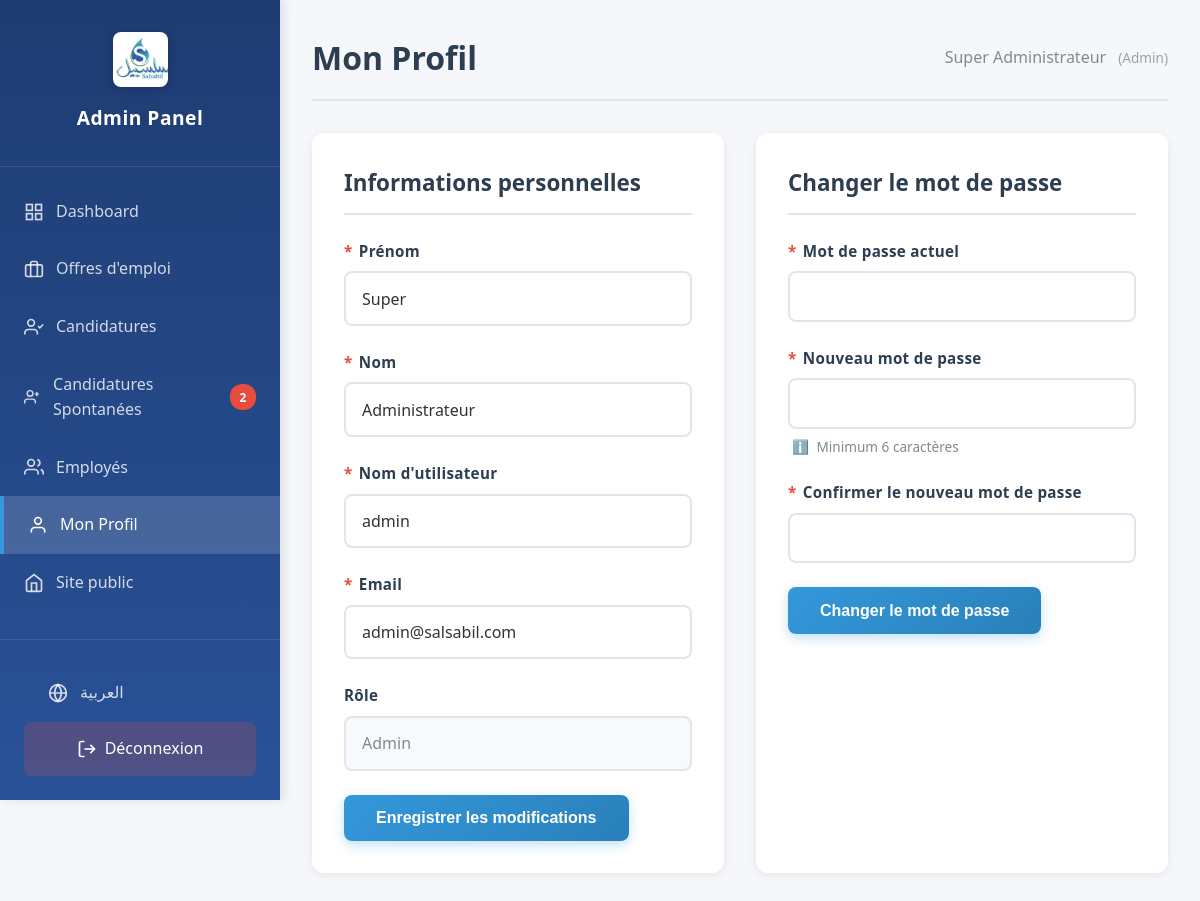
The app's page /admin/profile (signed in) with its own data.
### tables this page shows
CREATE TABLE employees (
            id INTEGER PRIMARY KEY AUTOINCREMENT,
            username TEXT UNIQUE NOT NULL,
            password TEXT NOT NULL,
            prenom TEXT NOT NULL,
            nom TEXT NOT NULL,
            email TEXT UNIQUE NOT NULL,
            role TEXT NOT NULL,
            status TEXT DEFAULT 'actif',
            date_creation TEXT DEFAULT CURRENT_TIMESTAMP
        );

### app.py (the view)
@app.route('/admin/profile')
@login_required
def admin_profile():
    all_applications = get_all_applications()
    regular_applications = [app for app in all_applications if app.get('job_id') != 0]
    spontaneous_count = len([app for app in all_applications if app.get('job_id') == 0])
    current_user = get_current_user()
    permissions = has_permission(None)
    return render_template('admin/profile.html',
                         current_user=current_user,
                         jobs=get_all_jobs(),
                         applications=regular_applications,
                         permissions=permissions,
                         spontaneous_count=spontaneous_count)

### app.py (called while the page is built)
def get_current_user():
    if 'user_id' in session:
        return get_employee_by_id(session['user_id'])
    return None

def has_permission(permission):
    user = get_current_user()
    if not user:
        return {} if permission is None else False
    user_permissions = ROLE_PERMISSIONS.get(user['role'], {})
    if permission is None:
        return user_permissions
    else:
        return user_permissions.get(permission, False)

def login_required(f):
    from functools import wraps
    @wraps(f)
    def decorated_function(*args, **kwargs):
        if not session.get('logged_in'):
            flash('Veuillez vous connecter', 'error')
            return redirect(url_for('admin_login'))
        return f(*args, **kwargs)
    return decorated_function

### database.py (called while the page is built)
def get_db_connection():
    conn = sqlite3.connect(DATABASE)
    conn.row_factory = sqlite3.Row
    return conn

### models.py (called while the page is built, shortened)
def get_employee_by_id(emp_id):
    conn = get_db_connection()
    employee = conn.execute('SELECT * FROM employees WHERE id = ?', (emp_id,)).fetchone()
    conn.close()
    return dict(employee) if employee else None

def get_all_jobs():
    conn = get_db_connection()
    jobs = conn.execute('SELECT * FROM jobs ORDER BY id DESC').fetchall()
    conn.close()
    result = []
    return result

def get_all_applications():
    conn = get_db_connection()
    applications = conn.execute('SELECT * FROM applications ORDER BY id DESC').fetchall()
    conn.close()
    return [dict(app) for app in applications]

### templates/admin/profile.html (shortened to what this page needs)
<!DOCTYPE html>
<html lang="{% if lang == 'ar' %}ar{% else %}fr{% endif %}" {% if lang == 'ar' %}dir="rtl"{% endif %}>
<head>
    <link rel="stylesheet" href="{{ url_for('static', filename='css/style.css') }}">
    <link rel="stylesheet" href="{{ url_for('static', filename='css/admin.css') }}">
</head>
<body>
    <div class="admin-layout">
        <aside class="admin-sidebar">
            <div class="sidebar-header">
                <img src="{{ url_for('static', filename='img/logo.jpeg') }}" alt="Logo Salsabil" class="logo-img">
                <h3>{% if lang == 'ar' %}لوحة التحكم{% else %}Admin Panel{% endif %}</h3>
            </div>
            <nav class="sidebar-nav">
                <a href="{{ url_for('admin_dashboard_ar' if lang == 'ar' else 'admin_dashboard') }}" class="nav-item">
                    <svg width="20" height="20" viewBox="0 0 24 24" fill="none" stroke="currentColor" stroke-width="2">
                        <rect x="3" y="3" width="7" height="7"></rect>
                        <rect x="14" y="3" width="7" height="7"></rect>
                        <rect x="14" y="14" width="7" height="7"></rect>
                        <rect x="3" y="14" width="7" height="7"></rect>
                    </svg>
                    {% if lang == 'ar' %}لوحة التحكم{% else %}Dashboard{% endif %}
                </a>
                <a href="{{ url_for('admin_jobs_ar' if lang == 'ar' else 'admin_jobs') }}" class="nav-item">
                    <svg width="20" height="20" viewBox="0 0 24 24" fill="none" stroke="currentColor" stroke-width="2">
                        <rect x="2" y="7" width="20" height="14" rx="2" ry="2"></rect>
                        <path d="M16 21V5a2 2 0 0 0-2-2h-4a2 2 0 0 0-2 2v16"></path>
                    </svg>
                    {% if lang == 'ar' %}عروض العمل{% else %}Offres d'emploi{% endif %}
                </a>
                <a href="{{ url_for('admin_applications_ar' if lang == 'ar' else 'admin_applications') }}" class="nav-item">
                    <svg width="20" height="20" viewBox="0 0 24 24" fill="none" stroke="currentColor" stroke-width="2">
                        <path d="M16 21v-2a4 4 0 0 0-4-4H5a4 4 0 0 0-4 4v2"></path>
                        <circle cx="8.5" cy="7" r="4"></circle>
                        <polyline points="17 11 19 13 23 9"></polyline>
                    </svg>
                    {% if lang == 'ar' %}الطلبات{% else %}Candidatures{% endif %}
                </a>
                <a href="{{ url_for('admin_spontaneous_applications_ar' if lang == 'ar' else 'admin_spontaneous_applications') }}" class="nav-item">
                    <svg width="20" height="20" viewBox="0 0 24 24" fill="none" stroke="currentColor" stroke-width="2">
                        <path d="M16 21v-2a4 4 0 0 0-4-4H5a4 4 0 0 0-4 4v2"></path>
                        <circle cx="8.5" cy="7" r="4"></circle>
                        <path d="M15 8h6m-3-3v6"></path>
                    </svg>
                    {% if lang == 'ar' %}طلبات عفوية{% else %}Candidatures Spontanées{% endif %}
                    {% if spontaneous_count > 0 %}
                    <span class="badge">{{ spontaneous_count }}</span>
                    {% endif %}
                </a>
                {% if permissions and permissions.view_employees %}
                <a href="{{ url_for('admin_employees_ar' if lang == 'ar' else 'admin_employees') }}" class="nav-item">
                    <svg width="20" height="20" viewBox="0 0 24 24" fill="none" stroke="currentColor" stroke-width="2">
                        <path d="M17 21v-2a4 4 0 0 0-4-4H5a4 4 0 0 0-4 4v2"></path>
                        <circle cx="8.5" cy="7" r="4"></circle>
                        <path d="M23 21v-2a4 4 0 0 0-3-3.87"></path>
                        <path d="M16 3.13a4 4 0 0 1 0 7.75"></path>
                    </svg>
                    {% if lang == 'ar' %}الموظفون{% else %}Employés{% endif %}
                </a>
                {% endif %}
                <a href="{{ url_for('admin_profile_ar' if lang == 'ar' else 'admin_profile') }}" class="nav-item active">
                    <svg width="20" height="20" viewBox="0 0 24 24" fill="none" stroke="currentColor" stroke-width="2">
                        <path d="M20 21v-2a4 4 0 0 0-4-4H8a4 4 0 0 0-4 4v2"></path>
                        <circle cx="12" cy="7" r="4"></circle>
                    </svg>
                    {% if lang == 'ar' %}ملفي الشخصي{% else %}Mon Profil{% endif %}
                </a>
                <a href="{{ url_for('jobs_ar' if lang == 'ar' else 'jobs') }}" class="nav-item">
                    <svg width="20" height="20" viewBox="0 0 24 24" fill="none" stroke="currentColor" stroke-width="2">
                        <path d="M3 9l9-7 9 7v11a2 2 0 0 1-2 2H5a2 2 0 0 1-2-2z"></path>
                        <polyline points="9 22 9 12 15 12 15 22"></polyline>
                    </svg>
                    {% if lang == 'ar' %}الموقع العام{% else %}Site public{% endif %}
                </a>
            </nav>
            <div class="sidebar-footer">
                {% if lang == 'ar' %}
                <a href="{{ url_for('admin_profile') }}" class="nav-item lang-switch">
                    <svg width="20" height="20" viewBox="0 0 24 24" fill="none" stroke="currentColor" stroke-width="2">
                        <circle cx="12" cy="12" r="10"></circle>
                        <path d="M2 12h20M12 2a15.3 15.3 0 0 1 4 10 15.3 15.3 0 0 1-4 10 15.3 15.3 0 0 1-4-10 15.3 15.3 0 0 1 4-10z"></path>
                    </svg>
                    Français
                </a>
                {% else %}
                <a href="{{ url_for('admin_profile_ar') }}" class="nav-item lang-switch">
                    <svg width="20" height="20" viewBox="0 0 24 24" fill="none" stroke="currentColor" stroke-width="2">
                        <circle cx="12" cy="12" r="10"></circle>
                        <path d="M2 12h20M12 2a15.3 15.3 0 0 1 4 10 15.3 15.3 0 0 1-4 10 15.3 15.3 0 0 1-4-10 15.3 15.3 0 0 1 4-10z"></path>
                    </svg>
                    العربية
                </a>
                {% endif %}
                <a href="{{ url_for('admin_logout') }}" class="btn-logout">
                    <svg width="20" height="20" viewBox="0 0 24 24" fill="none" stroke="currentColor" stroke-width="2">
                        <path d="M9 21H5a2 2 0 0 1-2-2V5a2 2 0 0 1 2-2h4"></path>
                        <polyline points="16 17 21 12 16 7"></polyline>
                        <line x1="21" y1="12" x2="9" y2="12"></line>
                    </svg>
                    {% if lang == 'ar' %}تسجيل الخروج{% else %}Déconnexion{% endif %}
                </a>
            </div>
        </aside>
        <main class="admin-main">
            <header class="admin-header">
                <h1>{% if lang == 'ar' %}ملفي الشخصي{% else %}Mon Profil{% endif %}</h1>
                <div class="admin-user">
                    <span>{{ current_user.prenom if current_user else 'Admin' }} {{ current_user.nom if current_user else '' }}</span>
                    {% if current_user and current_user.role %}
                        <span class="user-role">({{ current_user.role|capitalize }})</span>
                    {% endif %}
                </div>
            </header>
            <div class="profile-container">
                <div class="profile-card">
                    <h2>{% if lang == 'ar' %}المعلومات الشخصية{% else %}Informations personnelles{% endif %}</h2>
                    <form action="{{ url_for('admin_update_profile') }}" method="POST" class="profile-form">
                        <div class="form-group">
                            <label for="prenom">{% if lang == 'ar' %}الاسم الأول{% else %}Prénom{% endif %}</label>
                            <input type="text" id="prenom" name="prenom"
                                   value="{{ current_user.prenom if current_user else '' }}"
                                   required>
                        </div>
                        <div class="form-group">
                            <label for="nom">{% if lang == 'ar' %}اسم العائلة{% else %}Nom{% endif %}</label>
                            <input type="text" id="nom" name="nom"
                                   value="{{ current_user.nom if current_user else '' }}"
                                   required>
                        </div>
                        <div class="form-group">
                            <label for="username">{% if lang == 'ar' %}اسم المستخدم{% else %}Nom d'utilisateur{% endif %}</label>
                            <input type="text" id="username" name="username"
                                   value="{{ current_user.username if current_user else '' }}"
                                   required>
                        </div>
                        <div class="form-group">
                            <label for="email">{% if lang == 'ar' %}البريد الإلكتروني{% else %}Email{% endif %}</label>
                            <input type="email" id="email" name="email"
                                   value="{{ current_user.email if current_user else '' }}"
                                   required>
                        </div>
                        <div class="form-group">
                            <label>{% if lang == 'ar' %}الدور{% else %}Rôle{% endif %}</label>
                            <input type="text" value="{{ current_user.role|capitalize if current_user else '' }}"
                                   disabled class="disabled-field">
                        </div>
                        <button type="submit" class="btn btn-primary">
                            {% if lang == 'ar' %}حفظ التغييرات{% else %}Enregistrer les modifications{% endif %}
                        </button>
                    </form>
                </div>
                <div class="profile-card">
                    <h2>{% if lang == 'ar' %}تغيير كلمة المرور{% else %}Changer le mot de passe{% endif %}</h2>
                    <form action="{{ url_for('admin_change_password') }}" method="POST" class="profile-form">
                        <div class="form-group">
                            <label for="current_password">{% if lang == 'ar' %}كلمة المرور الحالية{% else %}Mot de passe actuel{% endif %}</label>
                            <input type="password" id="current_password" name="current_password" required>
                        </div>
                        <div class="form-group">
                            <label for="new_password">{% if lang == 'ar' %}كلمة المرور الجديدة{% else %}Nouveau mot de passe{% endif %}</label>
                            <input type="password" id="new_password" name="new_password"
                                   minlength="6" required>
                            <small>{% if lang == 'ar' %}6 أحرف كحد أدنى{% else %}Minimum 6 caractères{% endif %}</small>
                        </div>
                        <div class="form-group">
                            <label for="confirm_password">{% if lang == 'ar' %}تأكيد كلمة المرور الجديدة{% else %}Confirmer le nouveau mot de passe{% endif %}</label>
                            <input type="password" id="confirm_password" name="confirm_password"
                                   minlength="6" required>
                        </div>
                        <button type="submit" class="btn btn-primary">
                            {% if lang == 'ar' %}تغيير كلمة المرور{% else %}Changer le mot de passe{% endif %}
                        </button>
                    </form>
                </div>
            </div>
        </main>
    </div>
</body>
</html>

### static/css/style.css (style rules this page uses)
* { margin: 0; padding: 0; box-sizing: border-box; }
body { font-family: 'Segoe UI', Tahoma, Geneva, Verdana, sans-serif; line-height: 1.6; color: #333; overflow-x: hidden; }
.logo-img { width: 55px; height: 55px; object-fit: contain; flex-shrink: 0; filter: drop-shadow(0 2px 4px rgba(0,0,0,0.2)); transition: transform 0.3s ease; border-radius: 8px; }
.btn-primary, .btn-secondary { display: inline-block; padding: 12px 30px; font-size: 1rem; border: none; border-radius: 5px; cursor: pointer; transition: all 0.3s; text-decoration: none; text-align: center; }
.btn-primary { background-color: #3498db; color: white; }
.form-group { margin-bottom: 1.5rem; }
.form-group label { display: block; color: #2c3e50; font-weight: 600; margin-bottom: 0.6rem; font-size: 0.95rem; letter-spacing: 0.3px; }
.form-group label::after { content: ''; }
.form-group label:has(+ [required])::before, .form-group label:has(+ select[required])::before { content: '* '; color: #e74c3c; font-weight: bold; margin-right: 2px; }
.form-group input[type="text"], .form-group input[type="email"], .form-group input[type="tel"], .form-group input[type="date"], .form-group input[type="file"], .form-group select, .form-group textarea { width: 100%; padding: 0.875rem 1rem; border: 2px solid #e0e0e0; border-radius: 8px; font-size: 1rem; font-family: inherit; background-color: #fafbfc; transition: all 0.3s ease; color: #333; }
.form-group small { color: #6c757d; font-size: 0.875rem; display: block; margin-top: 0.5rem; line-height: 1.4; padding-left: 0.25rem; }
.form-group small::before { content: 'ℹ️ '; margin-right: 4px; }
input:valid:not(:placeholder-shown), select:valid:not([value=""]), textarea:valid:not(:placeholder-shown) { border-color: #4CAF50; }
input:valid:not(:placeholder-shown)::after, select:valid:not([value=""])::after { content: '✓'; }

### records on screen
employees: prenom "Super", nom "Administrateur", role "Admin", username "admin", email "admin@salsabil.com"

### other values on screen
{{ spontaneous_count }} "2"
